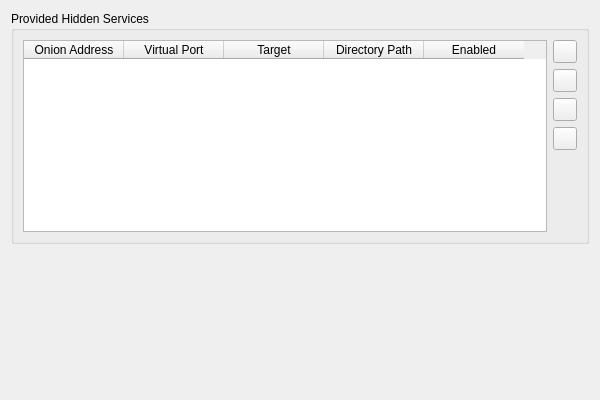
<?xml version="1.0" encoding="UTF-8"?>
<ui version="4.0">
 <class>ServicePage</class>
 <widget class="QWidget" name="ServicePage">
  <property name="geometry">
   <rect>
    <x>0</x>
    <y>0</y>
    <width>600</width>
    <height>400</height>
   </rect>
  </property>
  <property name="minimumSize">
   <size>
    <width>600</width>
    <height>400</height>
   </size>
  </property>
  <property name="windowTitle">
   <string notr="true"/>
  </property>
  <layout class="QVBoxLayout">
   <item>
    <widget class="QGroupBox" name="groupBox">
     <property name="sizePolicy">
      <sizepolicy hsizetype="Preferred" vsizetype="Fixed">
       <horstretch>0</horstretch>
       <verstretch>0</verstretch>
      </sizepolicy>
     </property>
     <property name="title">
      <string>Provided Hidden Services</string>
     </property>
     <layout class="QGridLayout">
      <item row="0" column="0" rowspan="5">
       <widget class="QTableWidget" name="serviceWidget">
        <property name="sizePolicy">
         <sizepolicy hsizetype="Preferred" vsizetype="Preferred">
          <horstretch>0</horstretch>
          <verstretch>0</verstretch>
         </sizepolicy>
        </property>
        <property name="selectionMode">
         <enum>QAbstractItemView::SingleSelection</enum>
        </property>
        <property name="selectionBehavior">
         <enum>QAbstractItemView::SelectRows</enum>
        </property>
        <property name="textElideMode">
         <enum>Qt::ElideLeft</enum>
        </property>
        <property name="showGrid">
         <bool>true</bool>
        </property>
        <column>
         <property name="text">
          <string>Onion Address</string>
         </property>
        </column>
        <column>
         <property name="text">
          <string>Virtual Port</string>
         </property>
        </column>
        <column>
         <property name="text">
          <string>Target</string>
         </property>
        </column>
        <column>
         <property name="text">
          <string>Directory Path</string>
         </property>
        </column>
        <column>
         <property name="text">
          <string>Enabled</string>
         </property>
        </column>
       </widget>
      </item>
      <item row="0" column="1">
       <widget class="QToolButton" name="addButton">
        <property name="toolTip">
         <string>Add new service to list</string>
        </property>
        <property name="text">
         <string/>
        </property>
        <property name="icon">
         <iconset resource="../res/vidalia.qrc">
          <normaloff>:/images/22x22/list-add.png</normaloff>:/images/22x22/list-add.png</iconset>
        </property>
       </widget>
      </item>
      <item row="1" column="1">
       <widget class="QToolButton" name="removeButton">
        <property name="toolTip">
         <string>Remove selected service from list</string>
        </property>
        <property name="text">
         <string/>
        </property>
        <property name="icon">
         <iconset resource="../res/vidalia.qrc">
          <normaloff>:/images/22x22/list-remove.png</normaloff>:/images/22x22/list-remove.png</iconset>
        </property>
       </widget>
      </item>
      <item row="2" column="1">
       <widget class="QToolButton" name="copyButton">
        <property name="toolTip">
         <string>Copy onion address of selected service to clipboard</string>
        </property>
        <property name="text">
         <string/>
        </property>
        <property name="icon">
         <iconset resource="../res/vidalia.qrc">
          <normaloff>:/images/22x22/edit-copy.png</normaloff>:/images/22x22/edit-copy.png</iconset>
        </property>
       </widget>
      </item>
      <item row="3" column="1">
       <widget class="QToolButton" name="browseButton">
        <property name="toolTip">
         <string>Browse in local file system and choose directory for selected service</string>
        </property>
        <property name="text">
         <string/>
        </property>
        <property name="icon">
         <iconset resource="../res/vidalia.qrc">
          <normaloff>:/images/22x22/folder.png</normaloff>:/images/22x22/folder.png</iconset>
        </property>
       </widget>
      </item>
      <item row="4" column="1">
       <spacer>
        <property name="orientation">
         <enum>Qt::Vertical</enum>
        </property>
        <property name="sizeHint" stdset="0">
         <size>
          <width>21</width>
          <height>46</height>
         </size>
        </property>
       </spacer>
      </item>
     </layout>
    </widget>
   </item>
   <item>
    <spacer>
     <property name="orientation">
      <enum>Qt::Vertical</enum>
     </property>
     <property name="sizeHint" stdset="0">
      <size>
       <width>20</width>
       <height>141</height>
      </size>
     </property>
    </spacer>
   </item>
  </layout>
 </widget>
 <resources>
  <include location="../res/vidalia.qrc"/>
 </resources>
 <connections/>
</ui>
